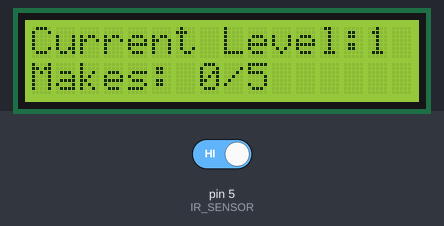
A sketch run on a simulated Arduino Uno, built with avr-gcc and run on an emulated ATmega328P. On the bench: 16×2 character LCD. The inputs (shaded band) are chosen by the test bench; at power-on: pin 5 (IR_SENSOR) HIGH.

Above: at 1.2 s.
1.3 s: pin 5 (IR_SENSOR) driven LOW
At 1.9 s:
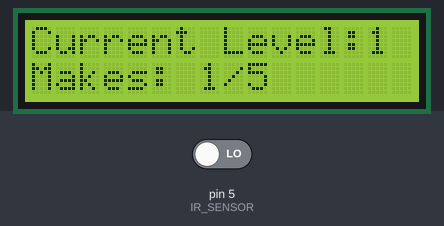
At 2.4 s:
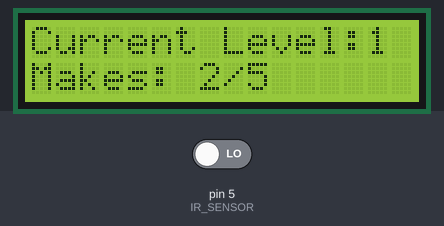
Timing chart, 0 to 4.3 s (numbered marks = the images above; inputs shaded):
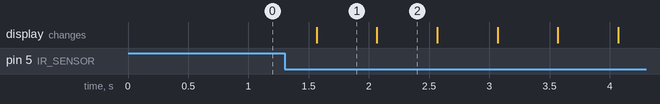

The sketch:

ir_sensor_test_code.ino
```cpp
#include <LiquidCrystal.h>

const int RS_PIN = 6;
const int EN_PIN = 7;
const int RD4_PIN = 8;
const int RD5_PIN = 9;
const int RD6_PIN = 10;
const int RD7_PIN = 11;
const int IR_SENSOR = 5;

int makes = 0;
int currentLevel = 1;

LiquidCrystal lcd(RS_PIN, EN_PIN, RD4_PIN, RD5_PIN, RD6_PIN, RD7_PIN);

void setup() {
  // put your setup code here, to run once:

  Serial.begin(9600);
  pinMode(IR_SENSOR,INPUT);
  //pinMode(13,OUTPUT);//Onboard LED
  lcd.begin(16,2); // setting lcd dimensions


  lcd.print("Current Level:");
  lcd.print(currentLevel);
  lcd.setCursor(0,1);
  lcd.print("Makes: ");
  lcd.print(makes);
  lcd.print("/5");

}

void loop() {


  if (digitalRead(IR_SENSOR) == LOW)
  {
    makes++;
    lcd.setCursor(7,1);
    lcd.print(makes);
  }
  delay(500);

  if (makes == 5)
  {
    currentLevel++;
    makes= 0;
    lcd.setCursor(7,1);
    lcd.print(makes);
    lcd.setCursor(14,0);
    lcd.print(currentLevel);
  }

/*
 //this is for testing with arduino on board led

  Serial.println(digitalRead(IR_SENSOR));

  if (digitalRead(IR_SENSOR) == HIGH)
  {
    digitalWrite(13,HIGH);
  }

  else
  {
    digitalWrite(13,LOW);
  }

*/

}
```

Measured:
- after the input at 1.3 s, the display: changes after 0.27 s (image 1)
- what the display in image 1 shows lasts 0.5 s, from 1.6 s to 2.1 s
